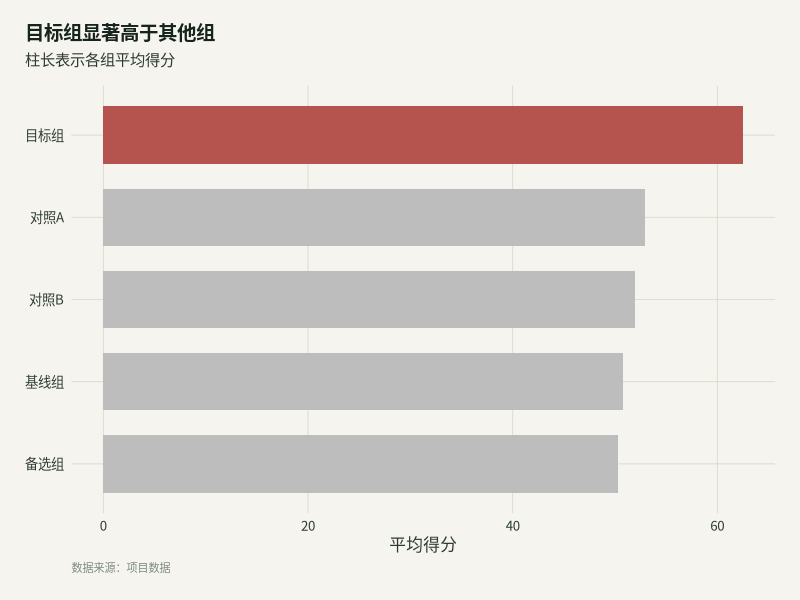
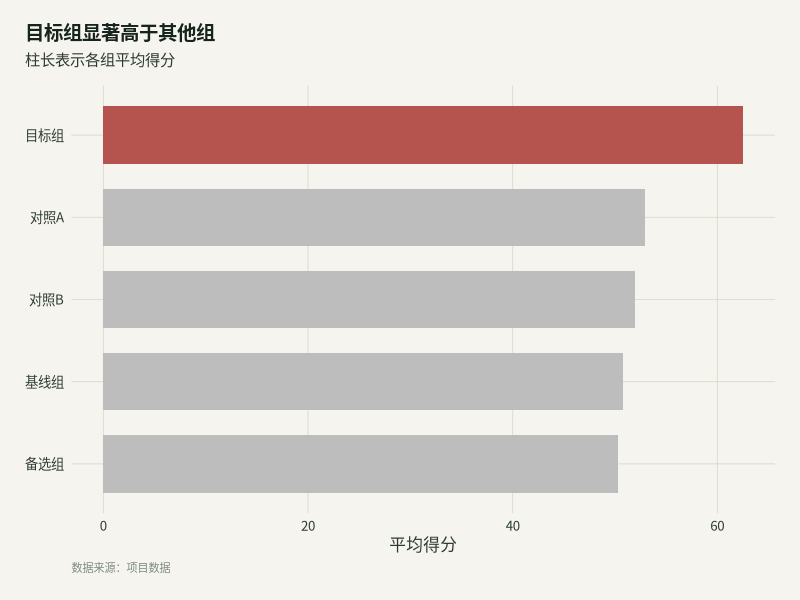

Write R code to recreate these figures, in order. (Note: this script raises an error after producing the figures.)
# smoke-cjk.R -- ggplot2-pub environment smoke test
# ASCII-only on purpose: this script must survive legacy locales (LC_CTYPE=C on
# Windows terminals) where UTF-8 source files get mangled at read time.
# All Chinese literals use \u escapes. Run: Rscript scripts/smoke-cjk.R

results <- character(0)
report <- function(status, label, detail = "") {
  results <<- c(results, status)
  cat(sprintf("[%s] %s%s\n", status, label, if (nzchar(detail)) paste0(" -- ", detail) else ""))
}
`%||%` <- function(a, b) if (is.null(a)) b else a

cat("== ggplot2-pub smoke ==\n")
cat("R ", as.character(getRversion()), "| ggplot2 ", as.character(packageVersion("ggplot2")), "\n", sep = "")
li <- l10n_info()
cat("locale UTF-8: ", li[["UTF-8"]], " | codepage:", li[["codepage"]] %||% NA, "\n", sep = "")
if (!isTRUE(li[["UTF-8"]])) {
  report("WARN", "non-UTF-8 locale (common when Rscript runs from a terminal)",
         "Chinese plots must follow SKILL.md step-6 defense; render-verify before delivery")
} else {
  report("PASS", "UTF-8 locale")
}

# 1. core packages
core <- c("ggplot2", "dplyr", "forcats", "scales")
miss <- core[!core %in% rownames(installed.packages())]
if (length(miss)) report("FAIL", "core packages missing", paste(miss, collapse = ", ")) else
  report("PASS", "core packages present", paste(core, collapse = ", "))

suppressPackageStartupMessages({
  library(ggplot2); library(dplyr); library(forcats); library(scales)
})

# 2. theme_pub() exists, uses plain element_text (NOT ggtext textbox), and is overridable
te_paper  <- "#f5f4ee"; te_ink <- "#16241d"; te_body <- "#2c3a31"; te_line <- "#dad9ca"
theme_pub = function(base_size = 12, base_family = "sans") {
  theme_minimal(base_size = base_size, base_family = base_family) +
    theme(
      plot.background  = element_rect(fill = te_paper, colour = NA),
      panel.background = element_rect(fill = te_paper, colour = NA),
      panel.grid.major = element_line(colour = te_line, linewidth = 0.3),
      panel.grid.minor = element_blank(),
      plot.title.position = "plot",
      plot.title    = element_text(colour = te_ink, face = "bold", size = base_size + 2,
                                   hjust = 0, margin = margin(b = 6)),
      plot.subtitle = element_text(colour = te_body, size = base_size - 1,
                                   hjust = 0, margin = margin(b = 12)),
      plot.caption  = element_text(colour = "#7d8a80", size = base_size - 4, hjust = 0),
      text          = element_text(colour = te_body),
      axis.text     = element_text(colour = te_body),
      plot.margin   = margin(18, 18, 18, 18)
    )
}
tp <- theme_pub()
if (inherits(tp$plot.title, "element_textbox")) {
  report("FAIL", "theme_pub plot.title is a ggtext textbox (locked/fragile)") 
} else {
  report("PASS", "theme_pub uses plain element_text (no textbox lock)")
}
ov <- tryCatch({
  p0 <- ggplot(mtcars, aes(wt, mpg)) + geom_point() + tp
  p1 <- p0 + theme(plot.title = element_text(size = 20))
  "ok"
}, error = function(c) paste("override failed:", conditionMessage(c)))
if (identical(ov, "ok")) report("PASS", "theme_pub overridable via + theme()") else
  report("FAIL", ov)

# 3. antipattern regression: constant-in-aes creates a pseudo guide, outside does not
d <- data.frame(x = 1:5, y = (1:5)^2)
g_bad  <- ggplot(d, aes(x, y)) + geom_point(aes(color = "steelblue"))
g_good <- ggplot(d, aes(x, y)) + geom_point(color = "steelblue")
n_bad  <- length(ggplot_build(g_bad)$plot$guides$guides)
n_good <- length(ggplot_build(g_good)$plot$guides$guides)
if (n_bad > 0 && n_good == 0) report("PASS", "aes-constant antipattern detected as documented (pseudo-guide 1 vs 0)") else
  report("WARN", "aes-constant behavior changed upstream", sprintf("bad=%s good=%s", n_bad, n_good))

# 4. CJK canary: full publication pipeline with Chinese labels, then verify the file
CN_TITLE <- "\u76ee\u6807\u7ec4\u663e\u8457\u9ad8\u4e8e\u5176\u4ed6\u7ec4"   # insight title
CN_SUB   <- "\u67f1\u957f\u8868\u793a\u5404\u7ec4\u5e73\u5747\u5f97\u5206"   # subtitle
CN_X     <- "\u5e73\u5747\u5f97\u5206"                                       # x axis
CN_CAP   <- "\u6570\u636e\u6765\u6e90\uff1a\u9879\u76ee\u6570\u636e"         # caption
FOCUS    <- "\u76ee\u6807\u7ec4"                                             # focus group

# Pick an installed CJK family. cairo_pdf ALONE is not enough for Chinese: the
# family still resolves to a Latin-only face (Arial on Windows) and every glyph
# comes out as a box. See SKILL.md step 6 (two-step export).
cjk_family <- {
  pref <- c("Microsoft YaHei", "Noto Sans CJK SC", "Noto Sans CJK", "Source Han Sans SC",
            "Source Han Sans", "PingFang SC", "Hiragino Sans GB", "SimSun", "SimHei",
            "WenQuanYi Zen Hei", "Malgun Gothic")
  fam <- character(0)
  if (requireNamespace("systemfonts", quietly = TRUE)) {
    have <- unique(systemfonts::system_fonts()$family)
    fam <- pref[pref %in% have]                      # prefer Chinese faces
    if (!length(fam)) {
      pat <- "YaHei|SimSun|SimHei|Noto Sans CJK|Source Han|PingFang|Hiragino|Malgun Gothic|MS Gothic|WenQuanYi"
      fam <- unique(grep(pat, have, value = TRUE))   # else any CJK-capable face
    }
  }
  if (length(fam)) fam[[1]] else NA_character_
}
if (is.na(cjk_family)) {
  report("WARN", "no CJK font family found", "Chinese export cannot be glyph-verified here")
} else {
  report("INFO", "CJK font family for canary", cjk_family)
}

set.seed(1)
df <- data.frame(
  group = rep(c("\u57fa\u7ebf\u7ec4", "\u5bf9\u7167A", "\u5bf9\u7167B", FOCUS, "\u5907\u9009\u7ec4"), each = 40),
  score = c(rnorm(40, 50, 8), rnorm(40, 52, 8), rnorm(40, 51, 8), rnorm(40, 65, 8), rnorm(40, 49, 8))
)
plot_data <- df |>
  summarise(value = mean(score, na.rm = TRUE), .by = group) |>
  mutate(group = fct_reorder(group, value), is_focus = group == FOCUS)

p <- ggplot(plot_data, aes(x = value, y = group, fill = is_focus)) +
  geom_col(width = 0.7, color = NA) +
  scale_x_continuous(labels = scales::comma) +
  scale_fill_manual(values = c(`TRUE` = "#b5534e", `FALSE` = "#BDBDBD"), guide = "none") +
  labs(title = CN_TITLE, subtitle = CN_SUB, x = CN_X, y = NULL, caption = CN_CAP) +
  theme_pub(base_family = if (is.na(cjk_family)) "sans" else cjk_family)

outdir <- file.path(tempdir(), "ggplot2-pub-smoke")
dir.create(outdir, showWarnings = FALSE)
f <- file.path(outdir, "cjk-canary.png")
res <- tryCatch({ ggsave(f, plot = p, width = 8, height = 5, dpi = 150, bg = "#f5f4ee"); NULL },
  error = function(c) conditionMessage(c))
if (is.null(res) && file.exists(f) && file.size(f) > 10000) {
  report("PASS", "CJK canary rendered", sprintf("%.1f KB -> %s", file.size(f) / 1024, f))
} else {
  report("FAIL", "CJK canary failed", if (!is.null(res)) res else "file too small (blank image?)")
}

# 5. CJK PDF export must be verified on the GLYPHS, not on the file existing.
#    Two independent ways this fails silently:
#      a) the default pdf() device replaces every CJK glyph with a dot;
#      b) cairo_pdf with a Latin-only family embeds Arial, every glyph becomes a
#         box -- and the text layer STILL extracts fine, so a text-only check
#         passes while the rendered page is unreadable.
#    Assert BOTH the text layer (catches a) and the embedded font (catches b).
#    Checking file.exists() + size is what this used to do; a boxed PDF passed.
fp <- file.path(outdir, "cjk-canary.pdf")
resp <- tryCatch({ ggsave(fp, plot = p, width = 8, height = 5,
                          device = cairo_pdf, bg = "#f5f4ee"); NULL },
  error = function(c) conditionMessage(c))
if (!is.null(resp) || !file.exists(fp)) {
  report("FAIL", "CJK PDF export failed", if (!is.null(resp)) resp else "no file written")
} else if (is.na(cjk_family)) {
  report("WARN", "CJK PDF written but NOT glyph-verified", "no CJK font family available")
} else if (!requireNamespace("pdftools", quietly = TRUE)) {
  report("WARN", "CJK PDF written but NOT glyph-verified",
         "pdftools missing -- a boxed or dotted PDF would pass unnoticed")
} else {
  txt <- paste(pdftools::pdf_text(fp), collapse = " ")
  ft  <- pdftools::pdf_fonts(fp)
  text_ok <- grepl(CN_X, txt, fixed = TRUE)
  font_ok <- any(grepl(gsub(" ", "", cjk_family), gsub(" ", "", ft$name), ignore.case = TRUE))
  if (text_ok && font_ok) {
    report("PASS", "CJK PDF glyphs verified (text layer + embedded CJK font)",
           sprintf("%.1f KB, font=%s", file.size(fp) / 1024, cjk_family))
  } else {
    report("FAIL", "CJK PDF glyph check failed",
           sprintf("text_layer_ok=%s embedded_cjk_font=%s", text_ok, font_ok))
  }
}

# 6. zero-dep CVD checker sanity (base-R Machado simulation, see references/palettes.md)
cvd_check <- function(palette) {
  s2l <- function(u) ifelse(u <= 0.04045, u / 12.92, ((u + 0.055) / 1.055)^2.4)
  MD <- matrix(c(.367322, .860646, -.227968, .280085, .693084, .026831,
                 .01182, .04294, .94524), 3, 3)
  MP <- matrix(c(.152286, 1.052583, -.204868, .114503, .786281, .099216,
                 -.003882, -.048116, 1.051998), 3, 3)
  sim <- function(M) {
    lin <- apply(col2rgb(palette) / 255, 2, s2l)
    out <- pmin(1, pmax(0, M %*% lin)); out <- matrix(out, 3, ncol(lin))
    sweep(out, 2, colSums(out), "/")
  }
  D <- sim(MD); P <- sim(MP)
  lum <- sapply(palette, function(h) {
    l <- apply(col2rgb(h) / 255, 2, s2l); .2126 * l[1] + .7152 * l[2] + .0722 * l[3] })
  out <- data.frame()
  n <- length(palette)
  for (i in seq_len(n - 1)) for (j in seq(i + 1, n)) {
    cd <- min(sqrt(sum((D[, i] - D[, j])^2)), sqrt(sum((P[, i] - P[, j])^2)))
    dl <- abs(lum[i] - lum[j])
    out <- rbind(out, data.frame(verdict = if (cd < 0.10 && dl < 0.10) "\u786c\u51b2\u7a81" else if (cd < 0.05) "\u8f6f\u63d0\u9192" else "-"))
  }
  out
}
bad_flagged  <- any(cvd_check(c("#B22222", "#228B22"))$verdict == "\u786c\u51b2\u7a81")
good_cleaned <- all(cvd_check(c("#BDBDBD", "#D55E00"))$verdict == "-")
if (bad_flagged && good_cleaned) {
  report("PASS", "CVD checker calibrated (bad pair flagged, highlight pair clean)")
} else {
  report("FAIL", "CVD checker miscalibrated", sprintf("bad_flagged=%s good_cleaned=%s", bad_flagged, good_cleaned))
}

# 7. optional stack status (informational, never fails)
opt <- c("ggrepel", "patchwork", "ggdist", "gghighlight", "scico", "MetBrewer", "khroma", "showtext", "ragg")
have <- opt[opt %in% rownames(installed.packages())]
lack <- setdiff(opt, have)
report("INFO", sprintf("enhancement stack: have %d/%d", length(have), length(opt)),
       if (length(lack)) paste("missing:", paste(lack, collapse = ", ")) else "all present")

cat(sprintf("\n== summary: PASS=%d WARN=%d FAIL=%d INFO=%d ==\n",
    sum(results == "PASS"), sum(results == "WARN"), sum(results == "FAIL"), sum(results == "INFO")))
quit(status = if (any(results == "FAIL")) 1 else 0)
